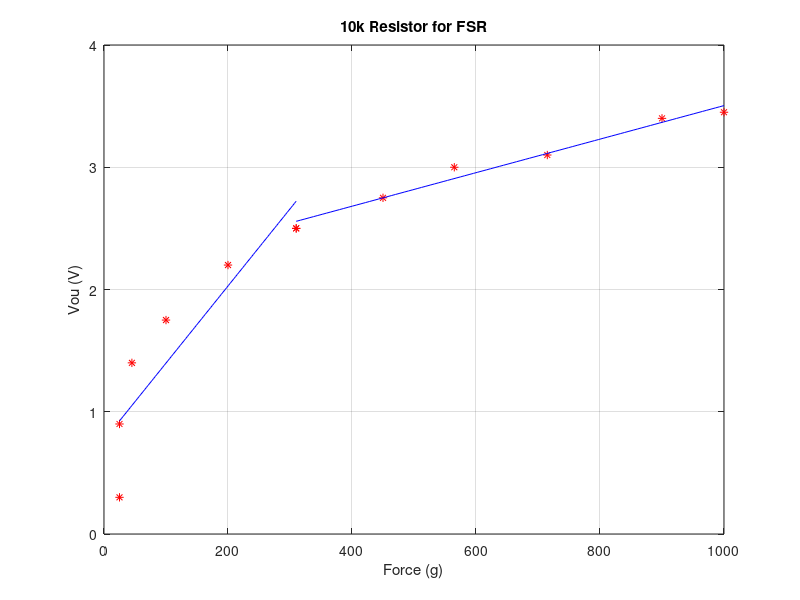

Source code (MATLAB):
%Convert voltage reading to force for using 10 k resistors
%Data points read from graph at https://cdn.sparkfun.com/datasheets/Sensors/ForceFlex/2010-10-26-DataSheet-FSR400-Layout2.pdf

clc; clear; close all;
%Part I - linear curve fit
vout1 = [0.3 0.9 1.4 1.75 2.2 2.5]; %2.5 2.75 3.0 3.1 3.4 3.45]; %voltage in v
force1 = [25 25 45 100 200 310]; %310 450 565 715 900 1000]; %force in (grams?)
p1 = polyfit(force1,vout1,1); %find polynomial coefficients
ff1 = linspace(min(force1), max(force1));
v1 = polyval(p1,ff1);
plot(force1,vout1,'r*',ff1,v1,'b')
hold on;
%Equation1: Vout = p1(F)*Force + p(2);  Force < 300 g
%           Vout = 0.0063*Force + 0.767; Force < 300 g
%           g - grams
%%
% %Part II - linear curve fit
vout2 = [2.5 2.75 3.0 3.1 3.4 3.45]; %voltage in v
force2 = [310 450 565 715 900 1000]; %force in (grams?)
p2 = polyfit(force2, vout2, 1); %find polynomial coefficients
ff2 = linspace(min(force2), max(force2));
v2 = polyval(p2,ff2);
plot(force2,vout2,'r*',ff2,v2,'b')
polyval(p2,500); grid on; xlabel('Force (g)'); ylabel('Vou (V)'); title('10k Resistor for FSR')
%Equation2: Vout = p1(F)*Force + p(2);  300 g < Force < 1000 g
%           g - grams

%           Vout = 0.00137*Force + 2.132; 300 g < Force < 1000 g
